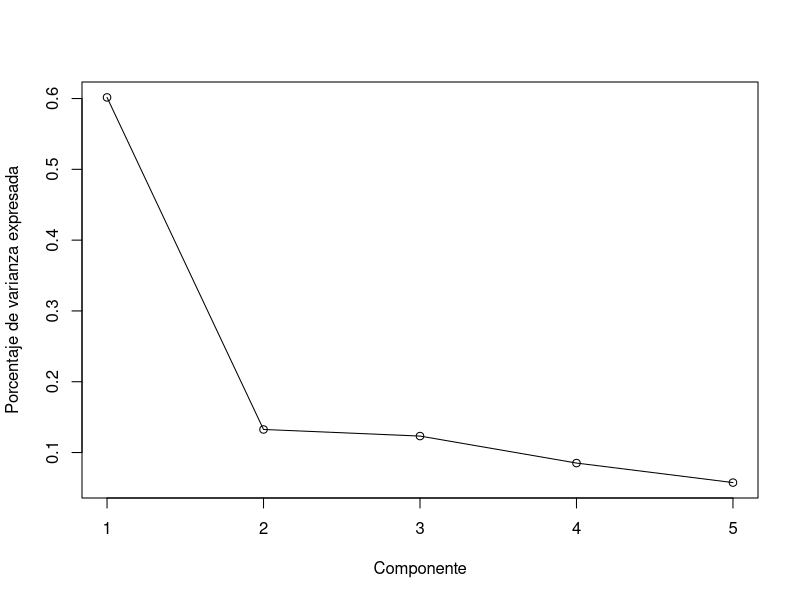
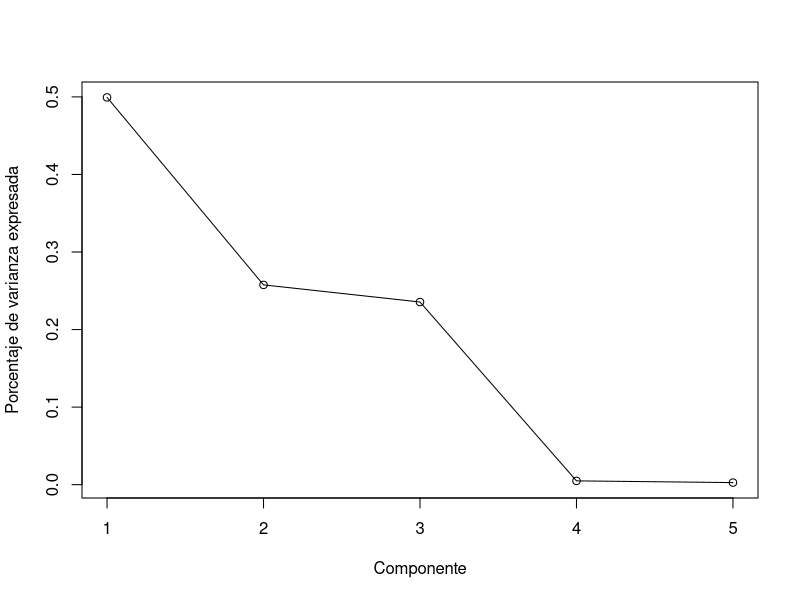

Reproduce these figures in R, in order.
## ---- chunk 1
set.seed(17032020) #created at date

number_ex <- 1:10 # 10 ejercicios
cat("\nEjericios Pablo: ")
(ex_pablo <- sample(x = number_ex,replace = F, size = 3))
number_ex <- number_ex[! number_ex %in% ex_pablo] #Removing questions

number_ex <- 1:10 # 10 ejercicios
cat("\nEjericios Roman: ")
(ex_roman <- sample(x = number_ex,replace = F, size = 3))
number_ex <- number_ex[! number_ex %in% ex_roman] #Removing questions

number_ex <- 1:10 # 10 ejercicios
cat("\nEjericios Sofia: ")
(ex_sofia <- sample(x = number_ex,replace = F, size = 3))
number_ex <- number_ex[! number_ex %in% ex_sofia] #Removing questions

## ---- chunk 2
library(dplyr)
library(ggplot2)
## ---- chunk 3
data_2 <- as.matrix(read.table("T84.DAT",header = FALSE))
(S2 <- cov(data_2))
## ---- chunk 4
eig2 <- eigen(S2)
(y2 <- round(eig2$vectors,2)*-1) #lo multiplicamos por -1 simplemente por practicidad
## ---- chunk 5
aport_var <- function(l,lsum)
{
  l/lsum
}
lsum <- sum(eig2$values)

(var2 <-  aport_var(eig2$values,lsum))

plot(var2,type="o",ylab = "Porcentaje de varianza expresada", xlab = "Componente")
## ---- chunk 6
n <- nrow(data_2) #número de datos
lambdas <- eig2$values #eigen-valores
alpha = .1
m = 3 #como estamos haciendo intervalos simultaneos para 3 lambdas
quantil = qnorm((alpha/2*m), mean = 0, sd = 1, lower.tail = FALSE)

(intervalo_1 <- c(lambdas[1]/(1 + quantil * sqrt(2/n)), lambdas[1]/(1 - quantil * sqrt(2/n))))
(intervalo_2 <- c(lambdas[2]/(1 + quantil * sqrt(2/n)), lambdas[2]/(1 - quantil * sqrt(2/n))))
(intervalo_3 <- c(lambdas[3]/(1 + quantil * sqrt(2/n)), lambdas[3]/(1 - quantil * sqrt(2/n))))
## ---- chunk 7
data_2.2 <- read.csv("BMV2017.csv",header = TRUE)
head(data_2.2)
## ---- chunk 8
(S2.2 <- cov(data_2.2))
## ---- chunk 9
eig2.2 <- eigen(S2.2)
(y2.2 <- round(eig2.2$vectors,2))
## ---- chunk 10
lsum2 <- sum(eig2.2$values)

(var2.2 <-  aport_var(eig2.2$values,lsum2))

plot(var2.2,type="o",ylab = "Porcentaje de varianza expresada", xlab = "Componente")
## ---- chunk 11
n <- nrow(data_2.2) #número de datos
lambdas.2 <- eig2.2$values #eigen-valores
alpha = .1
m = 3 #como estamos haciendo intervalos simultaneos para 3 lambdas
quantil = qnorm((alpha/2*m), mean = 0, sd = 1, lower.tail = FALSE)

(intervalo_1 <- c(lambdas.2[1]/(1 + quantil * sqrt(2/n)), lambdas[1]/(1 - quantil * sqrt(2/n))))
(intervalo_2 <- c(lambdas.2[2]/(1 + quantil * sqrt(2/n)), lambdas[2]/(1 - quantil * sqrt(2/n))))
(intervalo_3 <- c(lambdas.2[3]/(1 + quantil * sqrt(2/n)), lambdas[3]/(1 - quantil * sqrt(2/n))))
## ---- chunk 12
(data_5 <- matrix(c(1.000, 0.290, 0.202, -0.055, -0.105, -0.252, -0.229, 0.058, 0.290, 1.000, 0.415, 0.285, -0.376, -0.349, -0.164, -0.129, 0.202, 0.415, 1.000, 0.419, -0.521, -0.441, -0.145, -0.076, -0.055, 0.285, 0.419, 1.000, -0.877, -0.076, 0.023, -0.131, -0.105, -0.376, -0.521 ,-0.877, 1.000, 0.206, 0.034, 0.151, -0.252, -0.349, -0.441, -0.076, 0.206, 1.000, 0.192, 0.077,-0.229, -0.164, -0.145, 0.023,0.034, 0.192, 1.000, 0.423, 0.058, -0.129, -0.076, -0.131, 0.151, 0.077, 0.423, 1.000), ncol = 8))
## ---- chunk 13
sd5 <- c(0.371, 41.253, 1.935, 0.077, 0.071, 4.037, 2.732, 0.297)
names(sd5) <- c("rblood", "plate", "wblood", "neut", "lymph", "bilir", "sodium","potass")
sd5
## ---- chunk 14
z5.1 <- princomp(data_5)
summary(z5.1, loadings=T)
## ---- chunk 15
z5.2 <- princomp(data_5,cor = T)
summary(z5.2, loadings=T)
